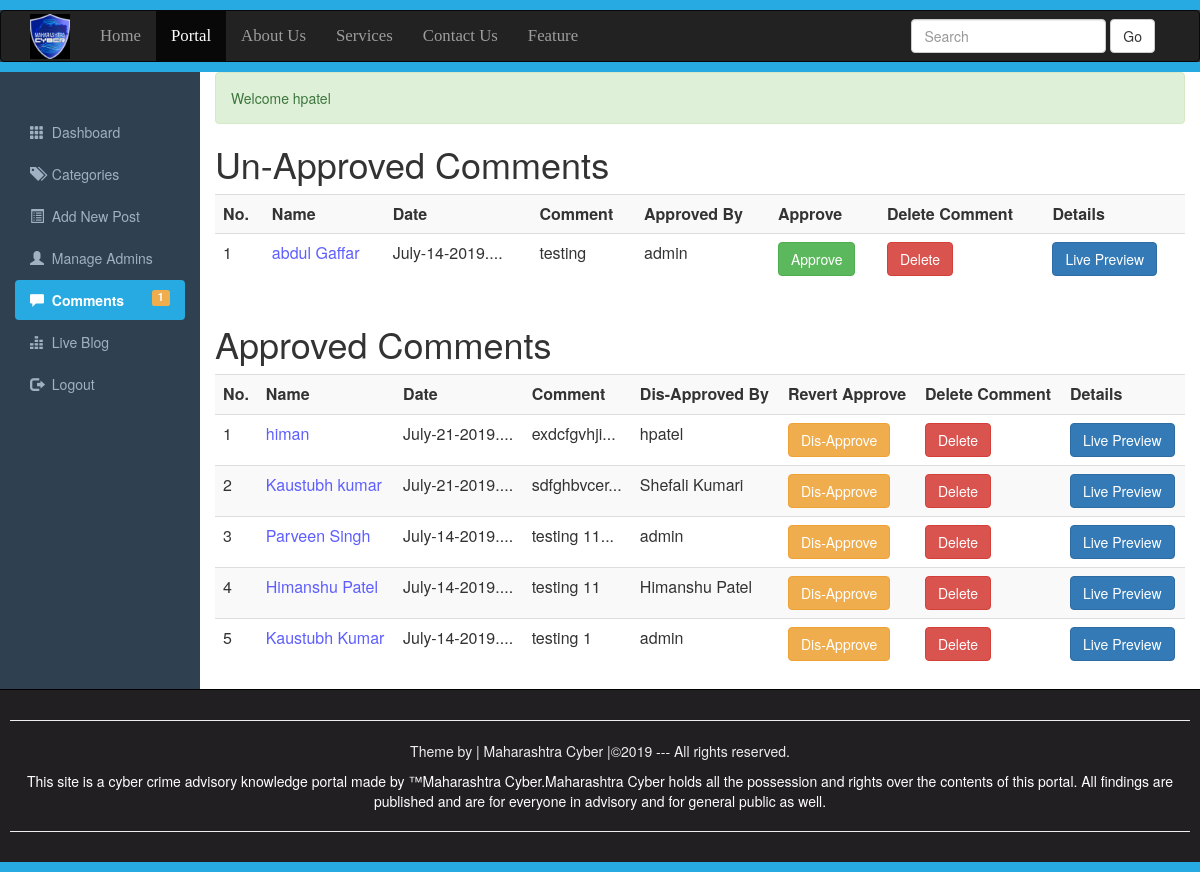
The page /Comments.php (signed in) on the database its author committed.
### tables this page shows
CREATE TABLE `comments` (
  `id` int(10) NOT NULL,
  `datetime` varchar(50) NOT NULL,
  `name` varchar(200) NOT NULL,
  `email` varchar(200) NOT NULL,
  `comment` varchar(500) NOT NULL,
  `status` varchar(5) NOT NULL,
  `admin_panel_id` int(10) NOT NULL,
  `approvedby` varchar(200) NOT NULL
);

### Comments.php (the view, shortened to what this page needs)
<?php require_once("include/Sessions.php");?>
<!DOCTYPE>
<html>
    <head>
        <link rel="stylesheet" href="css/bootstrap.min.css">
        <link rel="stylesheet" href="css/adminstyle.css">
    </head>
    <body>
    <div style="height: 10px;background: #27AAE1;"></div>
<nav class ="navbar navbar-inverse" role="navigation">
    <div class="container">
        <div class="navbar-header">
        <a class="navbar-brand" href="portal">
        <img style="margin-top: -12px;" src="images/maha.jfif" width=40;height=7;>
        </a>
        </div>
        <div class="collapse navbar-collapse" id="collapse">
        <ul class="nav navbar-nav">
            <li><a href="#">Home</a></li>
            <li class="active"><a href="portal" target="_blank">Portal</a></li>
            <li><a href="#">About Us</a></li>
            <li><a href="#">Services</a></li>
            <li><a href="#">Contact Us</a></li>
            <li><a href="#">Feature</a></li>
        </ul>
        <form action="portal" class="navbar-form navbar-right">
        <div class="form-group">
        <input type="text" class="form-control" placeholder="Search" name="Search">
        </div>
        <button class="btn btn-default" name="SearchButton">Go</button>
        </form>
        </div>
        </nav>
        <div class="Line" style="height: 10px;background: #27AAE1;"></div>
<div class="container-fluid">
<div class="row">
    <div class="col-sm-2">
    <br><br>
    <ul id="Side_Menu" class="nav nav-pills nav-stacked">
        <li><a href="dashboard">
        <span class="glyphicon glyphicon-th"></span>
        &nbsp;Dashboard</a></li>
        <li><a href="categories">
        <span class="glyphicon glyphicon-tags"></span>
        &nbsp;Categories</a></li>
        <li><a href="addNewPost">
        <span class="glyphicon glyphicon-list-alt"></span>
        &nbsp;Add New Post</a></li>
        <li><a href="manageAdmin">
        <span class="glyphicon glyphicon-user"></span>
        &nbsp;Manage Admins</a></li>
        <li  class="active"><a href="comments">
        <span class="glyphicon glyphicon-comment"></span>
        &nbsp;Comments
        <?php
                     global $connection;
                     $QueryTotal="SELECT COUNT(*) FROM comments WHERE status='OFF'";
                     $ExecuteTotal=mysqli_query($connection,$QueryTotal);
                     $RowsTotal=mysqli_fetch_array($ExecuteTotal);
                     $TotalUnApprovedComments=array_shift($RowsTotal);
                ?>
                <span class="label pull-right label-warning">
                <?php echo $TotalUnApprovedComments; ?></span>
        </a></li>
        <li><a href="#">
        <span class="glyphicon glyphicon-equalizer"></span>
        &nbsp;Live Blog</a></li>
        <li><a href="logout">
        <span class="glyphicon glyphicon-log-out"></span>
        &nbsp;Logout</a></li>
        </ul>
        </div>
        <div class="col-sm-10">
        <div><?php  echo Message();
                    echo SuccessMessage();
         ?></div>
        <h1>Un-Approved Comments</h1>
        <div class="table-responsive">
            <table class="table table-striped table-hover">
                <tr>
                <th>No.</th>
                <th>Name</th>
                <th>Date</th>
                <th>Comment</th>
                <th>Approved By</th>
                <th>Approve</th>
                <th>Delete Comment</th>
                <th>Details</th>
                </tr>
                <?php
                 global $connection;
                 $ViewQuery="SELECT * FROM comments WHERE status='OFF' ORDER BY datetime desc";
                 $Execute=mysqli_query($connection,$ViewQuery);
                 $SrNo=0;
                 while($DataRows=mysqli_fetch_array($Execute)){
                    $CommentId=$DataRows["id"];
                    $DateTimeofComment=$DataRows["datetime"];
                    $PersonName=$DataRows["name"];
                    $PersonComments=$DataRows["comment"];
                    $ApprovedBy=$DataRows["approvedby"];
                    $CommentedPostId=$DataRows["admin_panel_id"];
                    $SrNo++;
                ?>
                <tr>
                    <td><?php echo htmlentities($SrNo);?></td>
                    <td style="color: #5e5eff;"><?php
                    echo htmlentities($PersonName);?></td>
                    <td><?php
                    if(strlen($DateTimeofComment)>11){$DateTimeofComment=substr($DateTimeofComment,0,12)."...";}
                    echo htmlentities($DateTimeofComment);?>.</td>
                    <td><?php
                    echo htmlentities($PersonComments);?></td>
                    <td><?php echo  htmlentities($ApprovedBy); ?></td>
                    <td>
                    <a href="approveComments?id=<?php echo $CommentId;?>">
                    <span class="btn btn-success">Approve</span>
                    </a></td>
                    <td>
                    <a href="deleteComments?id=<?php echo $CommentId;?>">
                    <span class="btn btn-danger">Delete</span>
                    </a>
                    </td>
                    <td><a href="fullPost?id=<?php echo $CommentedPostId;?>" target="_blank"><span class="btn btn-primary">Live Preview</span></td></a>
                    </tr>
                 <?php } ?>
            </table>
        </div>
        <h1>Approved Comments</h1>
        <div class="table-responsive">
            <table class="table table-striped table-hover">
                <tr>
                <th>No.</th>
                <th>Name</th>
                <th>Date</th>
                <th>Comment</th>
                <th>Dis-Approved By</th>
                <th>Revert Approve</th>
                <th>Delete Comment</th>
                <th>Details</th>
                </tr>
                <?php
                 global $connection;
                 $ViewQuery="SELECT * FROM comments WHERE status='ON' ORDER BY datetime desc";
                 $Execute=mysqli_query($connection,$ViewQuery);
                 $SrNo=0;
                 while($DataRows=mysqli_fetch_array($Execute)){
                    $CommentId=$DataRows["id"];
                    $DateTimeofComment=$DataRows["datetime"];
                    $PersonName=$DataRows["name"];
                    $PersonComments=$DataRows["comment"];
                    $DisApprovedBy=$DataRows["approvedby"];
                    $CommentedPostId=$DataRows["admin_panel_id"];
                    $SrNo++;
                ?>
                <tr>
                    <td><?php echo htmlentities($SrNo);?></td>
                    <td style="color: #5e5eff;"><?php
                    echo htmlentities($PersonName);?></td>
                    <td><?php
                    if(strlen($DateTimeofComment)>11){$DateTimeofComment=substr($DateTimeofComment,0,12)."...";}
                    echo htmlentities($DateTimeofComment);?>.</td>
                    <td><?php
                    if(strlen($PersonComments)>10){$PersonComments=substr($PersonComments,0,10)."...";}
                    echo htmlentities($PersonComments);?></td>
                    <td><?php echo  htmlentities($DisApprovedBy); ?></td>
                    <td>
                    <a href=disApproveComments?id=<?php echo $CommentId;?>">
                    <span class="btn btn-warning">Dis-Approve</span>
                    </a></td>
                    <td>
                    <a href="deleteComments?id=<?php echo $CommentId;?>">
                    <span class="btn btn-danger">Delete</span>
                    </a>
                    </td>
                    <td><a href="fullPost?id=<?php echo $CommentedPostId;?>" target="_blank"><span class="btn btn-primary">Live Preview</span></td></a>
                    </tr>
                 <?php } ?>
            </table>
        </div>
        </div>
</div>
</div>
<div id="Footer">
    <hr><p>Theme by | Maharashtra Cyber |&copy;2019 --- All rights reserved.
</p>
<a style="color: white; text-decoration:none; cursor: pointer; font weight: bold" href="https://www.reportphishing.in/index.php" target="_blank">
<p>This site is a cyber crime advisory knowledge portal made by &trade;Maharashtra Cyber.Maharashtra Cyber holds all the possession and rights over the contents of this portal.
    All findings are published and are for everyone in advisory and for general public as well.
</p><hr></a>
</div>
<div style="height: 10px; background: #27AAE1;"></div>
    </body>
</html>

### css/adminstyle.css (style rules this page uses)
.navbar-nav li { font-family: Bitter,Georgia,Times,"Times New Roman",serif; font-size: 1.2em; }
.Line { margin-top: -20px; }
body { background-color: #2f4050; }
.col-sm-10 { background-color: #ffffff; }
#Side_Menu a { color: #9fb1c2; }
#Side_Menu .active a { color: #ffffff; background-color: #27AAE1; font-weight: bold; }
#Footer { padding: 10px; border-top: 1px solid black; color: #eeeeee; background-color: #211f22; text-align: center; }

### Comments.php (style rules this page uses)
.navbar-nav li { font-family: Bitter,Georgia,Times,"Times New Roman",serif; font-size: 1.2em; }
.Line { margin-top: -20px; }

### rows shown on the page
comments: name "abdul Gaffar", datetime "July-14-2019...", comment "testing", approvedby "admin"
comments: name "himan", datetime "July-21-2019...", comment "exdcfgvhji...", approvedby "hpatel"
comments: name "Kaustubh kumar", datetime "July-21-2019...", comment "sdfghbvcer...", approvedby "Shefali Kumari"
comments: name "Parveen Singh", datetime "July-14-2019...", comment "testing 11...", approvedby "admin"
comments: name "Himanshu Patel", datetime "July-14-2019...", comment "testing 11", approvedby "Himanshu Patel"
comments: name "Kaustubh Kumar", datetime "July-14-2019...", comment "testing 1", approvedby "admin"

### other values the page prints
$TotalUnApprovedComments "1"
SuccessMessage() "Welcome hpatel"
